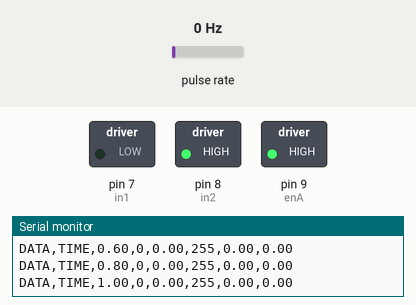
Recording of a sketch running on a simulated Arduino Uno, built with avr-gcc and run on an emulated ATmega328P. Parts: switched loads named in the sketch (green lamp = pin HIGH), the last lines printed to the serial monitor. Wiring (inferred from the names in the program): pulse sensor: data pin 2. Dashed ring = blinking. The inputs (shaded band) are chosen by the test bench; at power-on: pulse rate 0 Hz.

Above: at 1.2 s.
1.3 s: pulse rate (sensor on pin 2) set to 4 Hz
At 1.9 s:
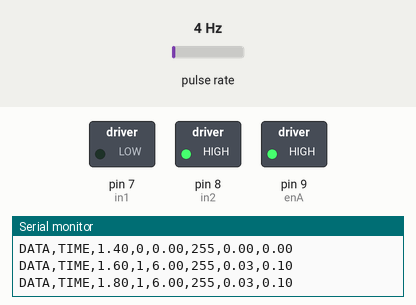
4.3 s: pulse rate (sensor on pin 2) set to 50 Hz
At 5.2 s:
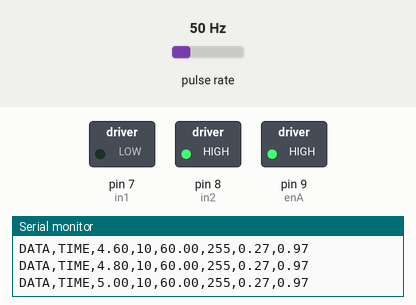
5.9 s: pulse rate (sensor on pin 2) set to 100 Hz
8.9 s: pulse rate (sensor on pin 2) set to 150 Hz
Timing chart, 0 to 12.9 s (numbered marks = the images above; inputs shaded):
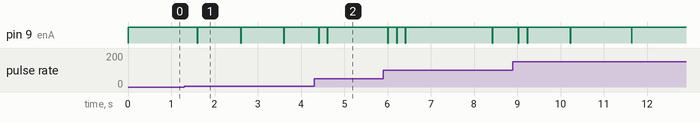

The sketch:

PID_10MILL-180-110-500-ok.ino
```cpp
///motore a
//int potenziometro; //potenziometro collegato al piedino A0
int valorePWM;
//int enA = 6;//  motore engine A=enA=piedino 6 tramite segnale modulato pwm=976hz (possibile modif tramite timer 0), meglio non toccare
int enA = 9;//motore engine A=enA=piedino 9 tramite segnale modulato pwm=488hz (possibile modif tramite timer 1)
int in1 = 7;//avanti RUOTA-A=in1
int in2 = 8;// INDIETRO RUOTA-A=in2
//int i=80;// la ruota inizia a muoversi a 100 utilizzato con cilo for next
float t=0; //tempo
/// Variables //////////////////////////////////////////////////////////////////////////////////////////////////////////////
int encoder_pin = 2;             //Pin 2,  encoder
  float  rpm = 0;           // ROTAZIONI PER MINUTO

float velocity = 0;                 //Veloc  [Km/h]
float velocitym = 0;               //Veloc  [m/s]
float a,b;
volatile int pulses = 0;       // NUMERO DI PULSAZIONI AL SECONDO O FRAZIONI DI SECONDO
unsigned long timeold = 0;  // variabile utilizzata per aggiornare il tempo
unsigned int pulsesperturn = 50; // Número di fori dell'encoder rotellina
const int wheel_diameter = 86;   // Diametro della rotellina encoder[mm]
static volatile unsigned long debounce = 0; // contatore  per antirimbalzo impulsi
int tempocampionPID=10;//IMPORTANTE// intervallo ciclico di temPo in millis di attivazione algorit. PID
//----------------------------------PID----------------------------------

#include <PID_v1.h>
double Setpoint, Input, Output;// variabili per memorizzare i valori

//double Kp=80, Ki=20, Kd=1;
float Kp=180, Ki=110, Kd=500; //in questo caso abbiamo messo float
PID myPID(&Input, &Output, &Setpoint, Kp, Ki, Kd, DIRECT);
//----------------------------------PID----------------------------------

//------------------------ Config del Arduino -----------------------------------------
void setup() {


//----------------------------------PID----------------------------------

//initialize the variables we're linked to
  Input = velocitym;      //
  Setpoint = 2.5;         //VAL.GRANDEZZA (VELOCITA/GIRI/PULs)CHE VOGLIAMO MANTENERE, in questo caso metri/s

  //turn the PID on
  myPID.SetMode(AUTOMATIC);
myPID.SetSampleTime(tempocampionPID);//impostiamo ogni quanti millis l'algoritmo PID interviene
//----------------------------------PID----------------------------------

  Serial.begin(28800);
 //imposta i motori come output
  pinMode(enA, OUTPUT);
  pinMode(in1, OUTPUT);
  pinMode(in2, OUTPUT);
  // IMPOSTAZIONE-----------MOTORE VERSO
 digitalWrite(8, HIGH);// ruota A avanti abilitato
 digitalWrite(7, LOW);

  //...................Programmma ruota........................//
  pinMode(encoder_pin, INPUT); // Configuración del pin nº2
 //attachInterrupt(digitalPinToInterrupt(2),counter,RISING);// Configurazione dell'interrupt al pedino 2, variabile volatile COUNTER, MODO rising
 attachInterrupt(0, counter, RISING); // configuarazione alternativa a qella sopra del piedino dell'interrupt e del modo riing
   pulses = 0;
   rpm = 0;
   timeold = 0;
 //---------------------------------EXCEL PARALLAX-COMANDI-INIZIO per Foglio excel------------------
 Serial.println("CLEARDATA"); // CANCELLA IL FOGLIO ELETTRONICO
Serial.println("LABEL,nonusato, Secondi, Pulses, RPM, Valore PWM,Veloc. [m/s] ,Veloc. [Km/h]");
//---------------------------------------------------------------------------------------------------

}
void loop() {
  //----------------------------------PID----------------------------------
Input = velocitym;// come variabile di ingresso abbiamo la velocita in m/s ottenuto calcolando il numero di inpulsi nella frazione di secondo(0.20 secondi)
  myPID.Compute();
 valorePWM=Output;// l'output della elaborazione con algoritmo PID è un valore PWM(0-255) che verrà
                  // assegnata alla variabile valorePWM per essere utilizzata dal motore
//----------------------------------PID----------------------------------

//valorePWM=i; //utilizzta solo nel ciclo for next automatico senza PID
  analogWrite(enA, valorePWM);    // invia al motore il valore PWM ottenuto dal PID
//Serial.print("DATA,TIME,");Serial.print(millis()/1000);Serial.print(",");Serial.print(pulses,DEC);

  //...............INIZIO  SENSORE RUOTA....................... //
   t=millis();
 t=t/1000;
if (millis() - timeold >= 200){  // si attiva ogni 0,20 secondi
      noInterrupts(); //disattiva l'interruzione del piedino dove si ricevono gli impulsi ruotino per permettere il calcolo della velocità
      a=(60000 / pulsesperturn );
      b=(millis() - timeold);
      rpm = (a*pulses)/ b; // calcolo dei giri del ruotino forato per ogni minuto
      //rpm = (60 * 1000 / pulsesperturn )/ (mmillis() - timeold)* pulses; // Calculamos las revoluciones por minuto
      velocity = rpm * 3.1416 * wheel_diameter * 60 / 1000000; // Calcolo della velocità [Km/h]
      velocitym = (velocity*10)/36;// calcolo velocità in m/s

//----------------------trasferimento dati al foglio excel----------------------------------

  Serial.print("DATA,TIME,");Serial.print(t,2);Serial.print(",");Serial.print(pulses,DEC);Serial.print(",");Serial.print(rpm,2);Serial.print(",");Serial.print(valorePWM);Serial.print(",");Serial.print(velocitym,2);Serial.print(",");Serial.println(velocity,2);
//--------------------------------------------------------------------------------------------
timeold = millis(); // Memorizzaimo il tempo attuale per iniziare nuovamente la procedura di contare gli impulsi
         pulses = 0;  // INIZIALIZZIAMO NUOVAMENTE IL CONTATORE DI IMPULSI DELLA ROTELLINA
         interrupts(); // RIABILITIAMO IL PIEDINO DI INTERRUPT
  }
 }
// ....................FINE DEL PROGRAMMA PRINCIPALE................//
// .....................INIZIO CONTA IMPULSI.......................//
void counter(){
  if(  digitalRead (encoder_pin) && (micros()-debounce > 100) && digitalRead (encoder_pin) ) {
// Verificare nuovamente che l'encoder emetta un buon segnale e quindi verificare che il tempo sia superiore a 100 microsecondi e controlla nuovamente che il segnale sia corretto.
        debounce = micros(); // memorizza il tempo in microsecondi aspettati per evitare impulsi non desiderati
        pulses++;}  // Somma il numero di impulsi considerati affidabili
        //else ;
        }
```

Measured:
- after the input at 1.3 s, pin 9 (enA): alternates HIGH for 0.99 s and LOW for 0.01 s, starting after 0.31 s
- after the input at 4.3 s, pin 9 (enA): alternates HIGH for 0.19 s and LOW for 0.01 s, 4 changes in all, then stays HIGH, starting after 0.11 s
